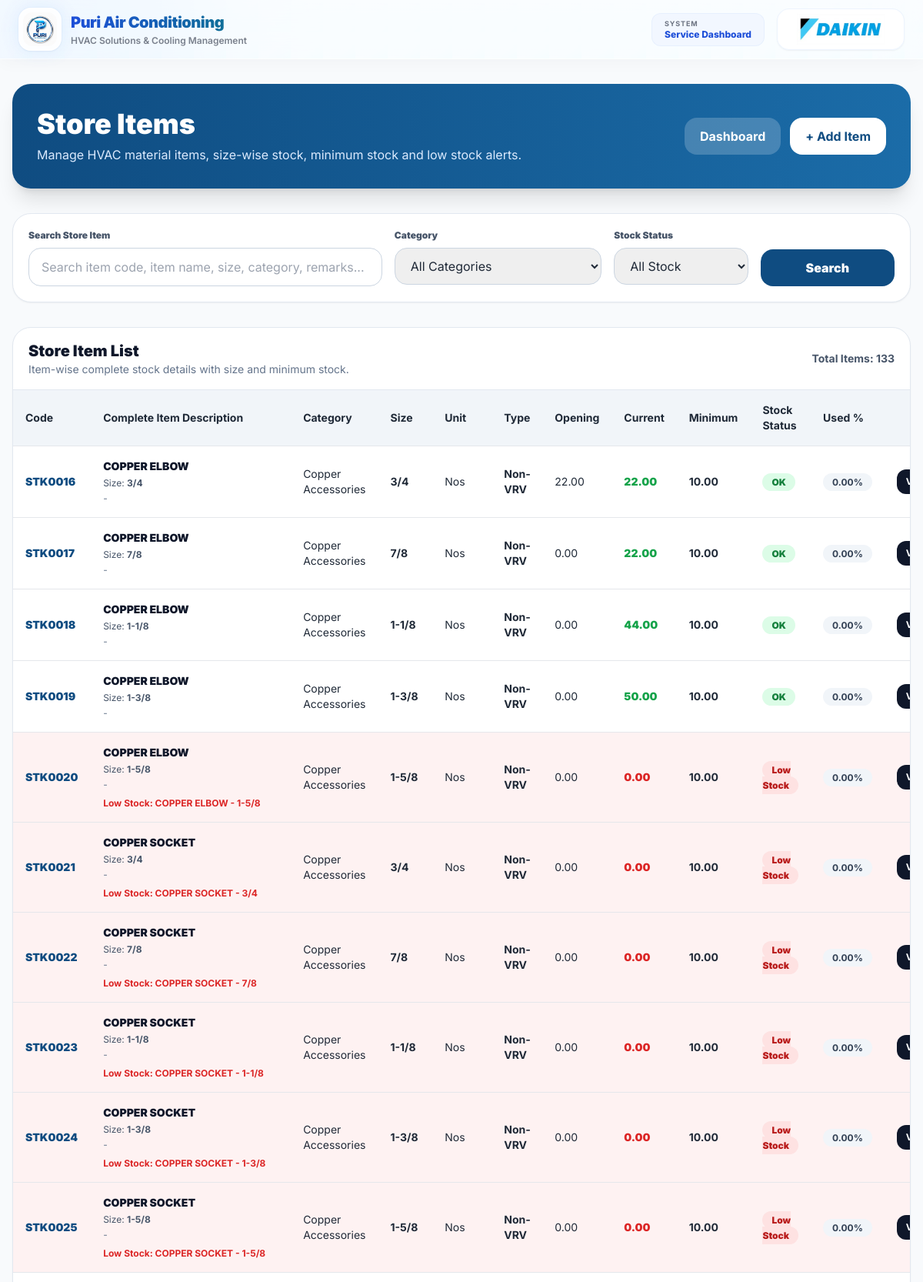
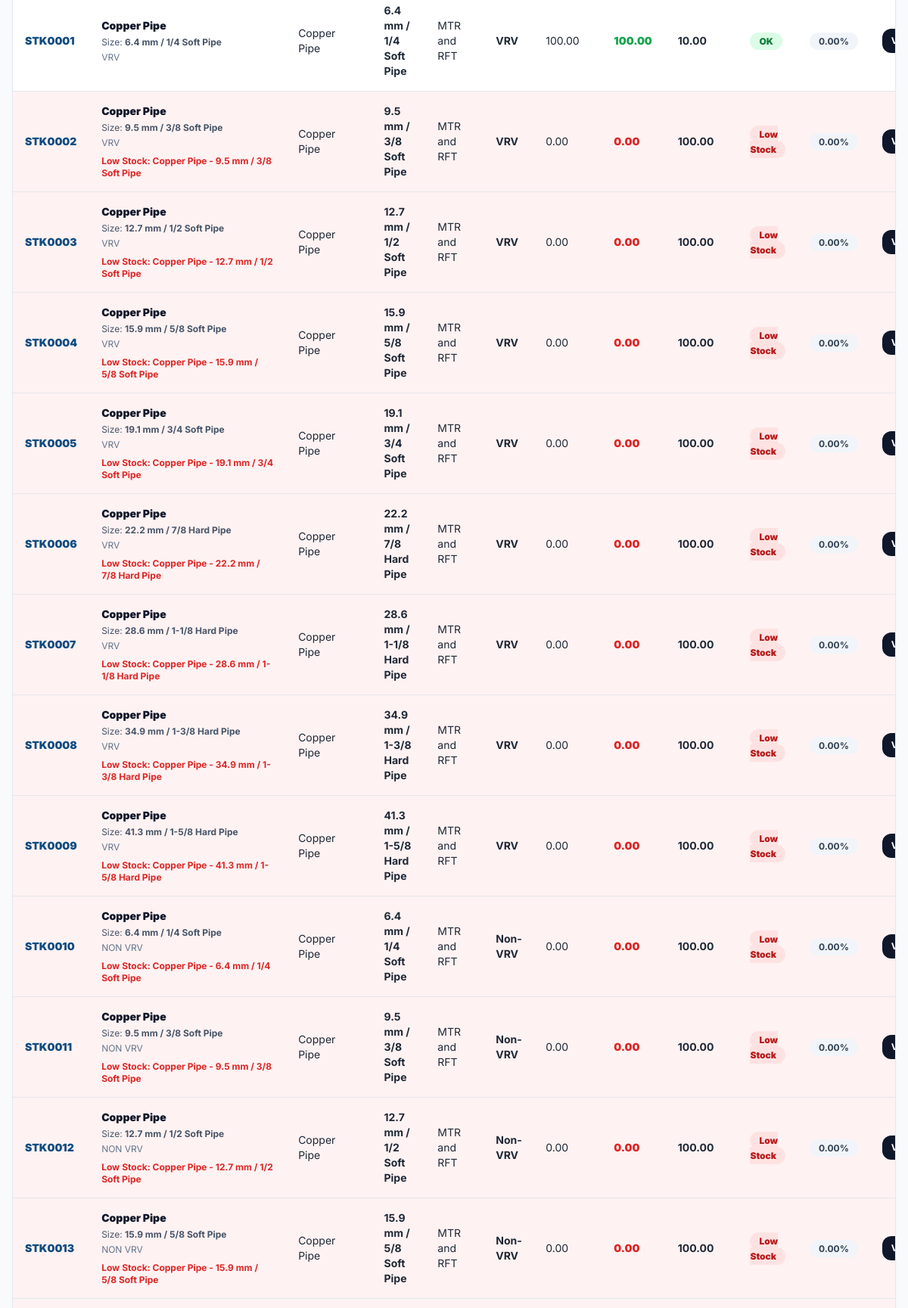
Screenshot of /store/items/ (signed in, upper part) with the database file from the repository (2 pictures, top to bottom).
### store/models.py (models this page shows, shortened)
class StoreItem(models.Model):
    UNIT_CHOICES = (
        ("NOS", "Nos"),
        ("MTR", "Meter"),
        ("RFT", "Rft"),
        ("MTR_AND_RFT", "MTR and RFT"),
        ("KG", "Kg"),
        ("PKT", "Packet"),
        ("NOS_PKT", "Nos / Packet"),
        ("LTR", "Liter"),
        ("SQMTR", "Sq. Meter"),
        ("ROLL", "Roll"),
        ("BOX", "Box"),
        ("COIL", "Coil"),
    )
    item_code = models.CharField(
        max_length=20,
        unique=True,
        blank=True
    )
    category = models.ForeignKey(
        StoreCategory,
        on_delete=models.CASCADE,
        related_name="items"
    )
    item_description = models.CharField(
        max_length=250
    )
    size = models.CharField(
        max_length=150,
        blank=True,
        null=True
    )
    serial_number = models.CharField(
        max_length=100,
        blank=True,
        null=True,
        help_text="AC unit serial number (if applicable)."
    )
    remarks = models.CharField(
        max_length=250,
        blank=True,
        null=True
    )
    is_vrv = models.BooleanField(
        default=False,
        help_text="Check if this item is VRV type. Leave unchecked for Non-VRV."
    )
    unit = models.CharField(
        max_length=20,
        choices=UNIT_CHOICES,
        default="NOS"
    )
    opening_stock = models.DecimalField(
        max_digits=12,
        decimal_places=2,
        default=0
    )
    current_stock = models.DecimalField(
        max_digits=12,
        decimal_places=2,
        default=0
    )
    minimum_stock = models.DecimalField(
        max_digits=12,
        decimal_places=2,
        default=0
    )
    alert_percentage = models.DecimalField(
        max_digits=5,
        decimal_places=2,
        default=85,
        help_text="Alert when stock is 85% used from opening stock."
    )
    created_by = models.ForeignKey(
        User,
        on_delete=models.SET_NULL,
        blank=True,
        null=True,
        related_name="created_store_items"
    )
    created_at = models.DateTimeField(
        auto_now_add=True
    )
    class Meta:
        ordering = ["category__category_name", "item_description"]
    def used_quantity(self):
        used = self.opening_stock - self.current_stock
        return used if used > 0 else Decimal("0.00")
    def used_percentage(self):
        if self.opening_stock <= 0:
            return Decimal("0.00")
        percentage = (self.used_quantity() / self.opening_stock) * 100
        return round(percentage, 2)
    def is_low_stock(self):
        return self.current_stock <= self.minimum_stock
    def is_85_percent_used(self):
        return self.used_percentage() >= self.alert_percentage

class StoreCategory(models.Model):
    category_name = models.CharField(
        max_length=200,
        unique=True
    )
    created_at = models.DateTimeField(
        auto_now_add=True
    )
    class Meta:
        ordering = ["category_name"]

### store/views.py (the view, shortened to what this page needs)
@login_required
def store_item_list(request):
    search = request.GET.get("search", "").strip()
    category_id = request.GET.get("category", "").strip()
    stock_status = request.GET.get("stock_status", "").strip()
    items = StoreItem.objects.select_related("category").all().order_by(
        "category__category_name",
        "item_description"
    )
    if category_id:
        items = items.filter(category_id=category_id)
    if stock_status == "LOW":
        items = items.filter(
            current_stock__lte=models.F("minimum_stock")
        )
    categories = StoreCategory.objects.all().order_by("category_name")
    return render(request, "store_item_list.html", {
        "items": items,
        "categories": categories,
        "search": search,
        "category_id": category_id,
        "stock_status": stock_status,
    })

### templates/store_item_list.html (shortened to what this page needs)
{% extends 'base.html' %}
{% block content %}
<div class="min-h-screen bg-slate-50 px-4 py-8">
    <div class="max-w-7xl mx-auto">
        <div class="bg-gradient-to-r from-[#0F4C81] to-[#1B6CA8] rounded-3xl p-8 shadow-xl mb-8">
            <div class="flex flex-col md:flex-row md:items-center md:justify-between gap-4">
                <div>
                    <h1 class="text-4xl font-black text-white">
                        Store Items
                    </h1>
                    <p class="text-blue-100 mt-2">
                        Manage HVAC material items, size-wise stock, minimum stock and low stock alerts.
                    </p>
                </div>
                <div class="flex flex-wrap gap-3">
                    <a href="{% url 'store_dashboard' %}"
                       class="bg-white/20 text-white px-5 py-3 rounded-2xl font-bold">
                        Dashboard
                    </a>
                    <a href="{% url 'add_store_item' %}"
                       class="bg-white text-[#0F4C81] px-5 py-3 rounded-2xl font-bold">
                        + Add Item
                    </a>
                </div>
            </div>
        </div>
        <div class="bg-white rounded-3xl border border-slate-200 p-5 shadow-sm mb-8">
            <form method="GET" class="grid grid-cols-1 md:grid-cols-12 gap-4">
                <div class="md:col-span-5">
                    <label class="block text-xs font-black text-slate-600 mb-2">
                        Search Store Item
                    </label>
                    <input type="text"
                           name="search"
                           value="{{ search }}"
                           placeholder="Search item code, item name, size, category, remarks..."
                           class="w-full border border-slate-300 rounded-2xl px-4 py-3 focus:outline-none focus:ring-2 focus:ring-[#0F4C81]">
                </div>
                <div class="md:col-span-3">
                    <label class="block text-xs font-black text-slate-600 mb-2">
                        Category
                    </label>
                    <select name="category"
                            class="w-full border border-slate-300 rounded-2xl px-4 py-3 focus:outline-none focus:ring-2 focus:ring-[#0F4C81]">
                        <option value="">All Categories</option>
                    </select>
                </div>
                <div class="md:col-span-2">
                    <label class="block text-xs font-black text-slate-600 mb-2">
                        Stock Status
                    </label>
                    <select name="stock_status"
                            class="w-full border border-slate-300 rounded-2xl px-4 py-3 focus:outline-none focus:ring-2 focus:ring-[#0F4C81]">
                        <option value="">All Stock</option>
                    </select>
                </div>
                <div class="md:col-span-2 flex items-end">
                    <button type="submit"
                            class="w-full bg-[#0F4C81] text-white rounded-2xl px-4 py-3 font-black hover:bg-[#0b3d68]">
                        Search
                    </button>
                </div>
            </form>
        </div>
        <div class="bg-white rounded-3xl border border-slate-200 shadow-sm overflow-hidden">
            <div class="px-5 py-4 border-b border-slate-200 flex flex-col md:flex-row md:items-center md:justify-between gap-3">
                <div>
                    <h2 class="text-xl font-black text-slate-900">
                        Store Item List
                    </h2>
                    <p class="text-sm text-slate-500">
                        Item-wise complete stock details with size and minimum stock.
                    </p>
                </div>
                <div class="text-sm font-bold text-slate-600">
                    Total Items: {{ items|length }}
                </div>
            </div>
            <div class="overflow-x-auto">
                <table class="w-full text-sm">
                    <thead class="bg-slate-100">
                        <tr>
                            <th class="px-4 py-4 text-left">Code</th>
                            <th class="px-4 py-4 text-left">Complete Item Description</th>
                            <th class="px-4 py-4 text-left">Category</th>
                            <th class="px-4 py-4 text-left">Size</th>
                            <th class="px-4 py-4 text-left">Unit</th>
                            <th class="px-4 py-4 text-left">Type</th>
                            <th class="px-4 py-4 text-left">Opening</th>
                            <th class="px-4 py-4 text-left">Current</th>
                            <th class="px-4 py-4 text-left">Minimum</th>
                            <th class="px-4 py-4 text-left">Stock Status</th>
                            <th class="px-4 py-4 text-left">Used %</th>
                            <th class="px-4 py-4 text-right">Action</th>
                        </tr>
                    </thead>
                    <tbody>
                        {% for item in items %}
                        <tr class="border-t {% if item.is_low_stock %}bg-red-50{% elif item.is_85_percent_used %}bg-orange-50{% endif %}">
                            <td class="px-4 py-4 font-black text-[#0F4C81] whitespace-nowrap">
                                {{ item.item_code }}
                            </td>
                            <td class="px-4 py-4 min-w-[260px]">
                                <p class="font-black text-slate-900">
                                    {{ item.item_description }}
                                </p>
                                <p class="text-xs text-slate-600 mt-1">
                                    Size:
                                    <span class="font-bold">
                                        {{ item.size|default:"Not Mentioned" }}
                                    </span>
                                </p>
                                <p class="text-xs text-slate-500 mt-1">
                                    {{ item.remarks|default:"No remarks added" }}
                                </p>
                                {% if item.is_low_stock %}
                                <p class="text-xs font-bold text-red-600 mt-2">
                                    Low Stock: {{ item.item_description }}{% if item.size %} - {{ item.size }}{% endif %}
                                </p>
                                {% endif %}
                            </td>
                            <td class="px-4 py-4">
                                {{ item.category.category_name }}
                            </td>
                            <td class="px-4 py-4 font-bold">
                                {{ item.size|default:"-" }}
                            </td>
                            <td class="px-4 py-4">
                                {{ item.get_unit_display }}
                            </td>
                            <td class="px-4 py-4 font-bold">
                                {% if item.is_vrv %}VRV{% else %}Non-VRV{% endif %}
                            </td>
                            <td class="px-4 py-4">
                                {{ item.opening_stock }}
                            </td>
                            <td class="px-4 py-4 font-black {% if item.is_low_stock %}text-red-600{% else %}text-green-600{% endif %}">
                                {{ item.current_stock }}
                            </td>
                            <td class="px-4 py-4 font-bold">
                                {{ item.minimum_stock }}
                            </td>
                            <td class="px-4 py-4">
                                {% if item.is_low_stock %}
                                <span class="px-3 py-1 rounded-full bg-red-100 text-red-700 text-xs font-black">
                                    Low Stock
                                </span>
                                {% elif item.is_85_percent_used %}
                                <span class="px-3 py-1 rounded-full bg-orange-100 text-orange-700 text-xs font-black">
                                    85% Used
                                </span>
                                {% else %}
                                <span class="px-3 py-1 rounded-full bg-green-100 text-green-700 text-xs font-black">
                                    OK
                                </span>
                                {% endif %}
                            </td>
                            <td class="px-4 py-4">
                                {% if item.is_85_percent_used %}
                                <span class="px-3 py-1 rounded-full bg-orange-100 text-orange-700 text-xs font-bold">
                                    {{ item.used_percentage }}%
                                </span>
                                {% else %}
                                <span class="px-3 py-1 rounded-full bg-slate-100 text-slate-700 text-xs font-bold">
                                    {{ item.used_percentage }}%
                                </span>
                                {% endif %}
                            </td>
                            <td class="px-4 py-4 text-right">
                                <div class="flex justify-end gap-2">
                                    <a href="{% url 'store_item_detail' item.id %}"
                                       class="px-3 py-2 rounded-xl bg-slate-900 text-white text-xs font-bold">
                                    </a>
                                </div>
                            </td>
                        </tr>
                        {% endfor %}
                    </tbody>
                </table>
            </div>
        </div>
    </div>
</div>
{% endblock %}

### templates/base.html (style rules this page uses)
body { font-family: 'Inter', sans-serif; scroll-behavior: smooth; }
.soft-grid { background-image: linear-gradient(rgba(59, 130, 246, 0.08) 1px, transparent 1px), linear-gradient(90deg, rgba(59, 130, 246, 0.08) 1px, transparent 1px); background-size: 42px 42px; }

### rows the page displays
StoreItem: item_code "STK0016", item_description "COPPER ELBOW", size "3/4", remarks "-", category.category_name "Copper Accessories", unit "Nos", is_vrv "Non-VRV", opening_stock "22.00", current_stock "22.00", minimum_stock "10.00", alert_percentage "OK", used_percentage "0.00"
StoreItem: item_code "STK0017", item_description "COPPER ELBOW", size "7/8", remarks "-", category.category_name "Copper Accessories", unit "Nos", is_vrv "Non-VRV", opening_stock "0.00", current_stock "22.00", minimum_stock "10.00", alert_percentage "OK", used_percentage "0.00"
StoreItem: item_code "STK0018", item_description "COPPER ELBOW", size "1-1/8", remarks "-", category.category_name "Copper Accessories", unit "Nos", is_vrv "Non-VRV", opening_stock "0.00", current_stock "44.00", minimum_stock "10.00", alert_percentage "OK", used_percentage "0.00"
StoreItem: item_code "STK0019", item_description "COPPER ELBOW", size "1-3/8", remarks "-", category.category_name "Copper Accessories", unit "Nos", is_vrv "Non-VRV", opening_stock "0.00", current_stock "50.00", minimum_stock "10.00", alert_percentage "OK", used_percentage "0.00"
StoreItem: item_code "STK0020", item_description "COPPER ELBOW", size "1-5/8", remarks "-", category.category_name "Copper Accessories", unit "Nos", is_vrv "Non-VRV", opening_stock "0.00", current_stock "0.00", minimum_stock "10.00", shows "Low Stock", used_percentage "0.00"
StoreItem: item_code "STK0021", item_description "COPPER SOCKET", size "3/4", remarks "-", category.category_name "Copper Accessories", unit "Nos", is_vrv "Non-VRV", opening_stock "0.00", current_stock "0.00", minimum_stock "10.00", shows "Low Stock", used_percentage "0.00"
StoreItem: item_code "STK0022", item_description "COPPER SOCKET", size "7/8", remarks "-", category.category_name "Copper Accessories", unit "Nos", is_vrv "Non-VRV", opening_stock "0.00", current_stock "0.00", minimum_stock "10.00", shows "Low Stock", used_percentage "0.00"
StoreItem: item_code "STK0023", item_description "COPPER SOCKET", size "1-1/8", remarks "-", category.category_name "Copper Accessories", unit "Nos", is_vrv "Non-VRV", opening_stock "0.00", current_stock "0.00", minimum_stock "10.00", shows "Low Stock", used_percentage "0.00"
StoreItem: item_code "STK0024", item_description "COPPER SOCKET", size "1-3/8", remarks "-", category.category_name "Copper Accessories", unit "Nos", is_vrv "Non-VRV", opening_stock "0.00", current_stock "0.00", minimum_stock "10.00", shows "Low Stock", used_percentage "0.00"
StoreItem: item_code "STK0025", item_description "COPPER SOCKET", size "1-5/8", remarks "-", category.category_name "Copper Accessories", unit "Nos", is_vrv "Non-VRV", opening_stock "0.00", current_stock "0.00", minimum_stock "10.00", shows "Low Stock", used_percentage "0.00"
StoreItem: item_code "STK0001", item_description "Copper Pipe", size "6.4 mm / 1/4 Soft Pipe", remarks "VRV", category.category_name "Copper Pipe", unit "MTR and RFT", is_vrv "VRV", opening_stock "100.00", current_stock "100.00", minimum_stock "10.00", alert_percentage "OK", used_percentage "0.00"
StoreItem: item_code "STK0002", item_description "Copper Pipe", size "9.5 mm / 3/8 Soft Pipe", remarks "VRV", category.category_name "Copper Pipe", unit "MTR and RFT", is_vrv "VRV", opening_stock "0.00", current_stock "0.00", minimum_stock "100.00", shows "Low Stock", used_percentage "0.00"
StoreItem: item_code "STK0003", item_description "Copper Pipe", size "12.7 mm / 1/2 Soft Pipe", remarks "VRV", category.category_name "Copper Pipe", unit "MTR and RFT", is_vrv "VRV", opening_stock "0.00", current_stock "0.00", minimum_stock "100.00", shows "Low Stock", used_percentage "0.00"
StoreItem: item_code "STK0004", item_description "Copper Pipe", size "15.9 mm / 5/8 Soft Pipe", remarks "VRV", category.category_name "Copper Pipe", unit "MTR and RFT", is_vrv "VRV", opening_stock "0.00", current_stock "0.00", minimum_stock "100.00", shows "Low Stock", used_percentage "0.00"
StoreItem: item_code "STK0005", item_description "Copper Pipe", size "19.1 mm / 3/4 Soft Pipe", remarks "VRV", category.category_name "Copper Pipe", unit "MTR and RFT", is_vrv "VRV", opening_stock "0.00", current_stock "0.00", minimum_stock "100.00", shows "Low Stock", used_percentage "0.00"
StoreItem: item_code "STK0006", item_description "Copper Pipe", size "22.2 mm / 7/8 Hard Pipe", remarks "VRV", category.category_name "Copper Pipe", unit "MTR and RFT", is_vrv "VRV", opening_stock "0.00", current_stock "0.00", minimum_stock "100.00", shows "Low Stock", used_percentage "0.00"
StoreItem: item_code "STK0007", item_description "Copper Pipe", size "28.6 mm / 1-1/8 Hard Pipe", remarks "VRV", category.category_name "Copper Pipe", unit "MTR and RFT", is_vrv "VRV", opening_stock "0.00", current_stock "0.00", minimum_stock "100.00", shows "Low Stock", used_percentage "0.00"
StoreItem: item_code "STK0008", item_description "Copper Pipe", size "34.9 mm / 1-3/8 Hard Pipe", remarks "VRV", category.category_name "Copper Pipe", unit "MTR and RFT", is_vrv "VRV", opening_stock "0.00", current_stock "0.00", minimum_stock "100.00", shows "Low Stock", used_percentage "0.00"
StoreItem: item_code "STK0009", item_description "Copper Pipe", size "41.3 mm / 1-5/8 Hard Pipe", remarks "VRV", category.category_name "Copper Pipe", unit "MTR and RFT", is_vrv "VRV", opening_stock "0.00", current_stock "0.00", minimum_stock "100.00", shows "Low Stock", used_percentage "0.00"
StoreItem: item_code "STK0010", item_description "Copper Pipe", size "6.4 mm / 1/4 Soft Pipe", remarks "NON VRV", category.category_name "Copper Pipe", unit "MTR and RFT", is_vrv "Non-VRV", opening_stock "0.00", current_stock "0.00", minimum_stock "100.00", shows "Low Stock", used_percentage "0.00"
StoreItem: item_code "STK0011", item_description "Copper Pipe", size "9.5 mm / 3/8 Soft Pipe", remarks "NON VRV", category.category_name "Copper Pipe", unit "MTR and RFT", is_vrv "Non-VRV", opening_stock "0.00", current_stock "0.00", minimum_stock "100.00", shows "Low Stock", used_percentage "0.00"
StoreItem: item_code "STK0012", item_description "Copper Pipe", size "12.7 mm / 1/2 Soft Pipe", remarks "NON VRV", category.category_name "Copper Pipe", unit "MTR and RFT", is_vrv "Non-VRV", opening_stock "0.00", current_stock "0.00", minimum_stock "100.00", shows "Low Stock", used_percentage "0.00"
StoreItem: item_code "STK0013", item_description "Copper Pipe", size "15.9 mm / 5/8 Soft Pipe", remarks "NON VRV", category.category_name "Copper Pipe", unit "MTR and RFT", is_vrv "Non-VRV", opening_stock "0.00", current_stock "0.00", minimum_stock "100.00", shows "Low Stock", used_percentage "0.00"

### other values shown
{{ items|length }} "133"
